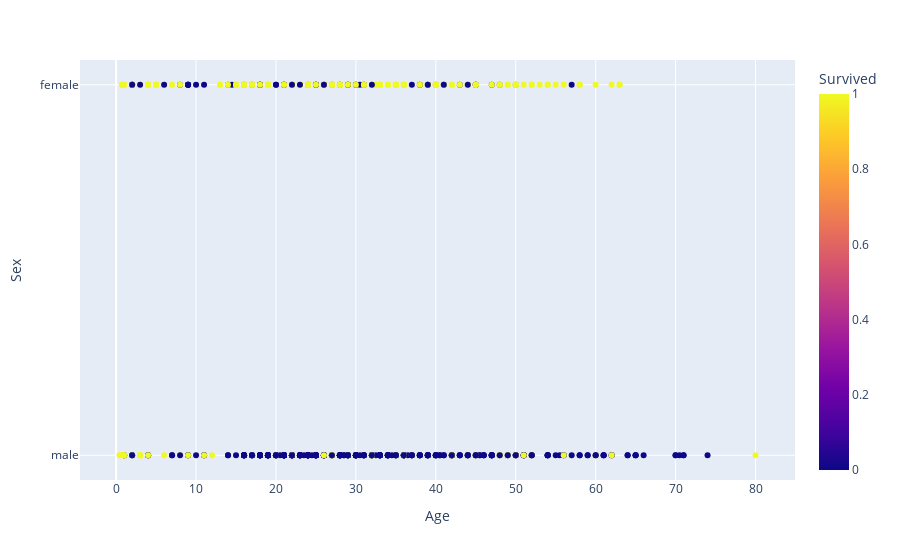

Notebook source saved alongside this figure:
### Code cell
import plotly.express as px

fig = px.scatter(df_train, x="Age", y="Sex", color="Survived")
fig.show()

### Figure 1 — Plotly figure (JSON) as saved in the notebook; plotly's stock layout.template omitted (floating-point values rounded to 4 significant figures; data arrays with more than 128 entries replaced by an {"elided": "..."} marker saying what was removed)
{"data": [{"hoverlabel": {"namelength": 0}, "hovertemplate": "Age=%{x}<br>Sex=%{y}<br>Survived=%{marker.color}", "legendgroup": "", "marker": {"color": {"elided": "891 int values"}, "coloraxis": "coloraxis", "symbol": "circle"}, "mode": "markers", "name": "", "showlegend": false, "type": "scatter", "x": {"elided": "891 float values"}, "xaxis": "x", "y": {"elided": "891 str values"}, "yaxis": "y"}], "layout": {"coloraxis": {"colorbar": {"title": {"text": "Survived"}}, "colorscale": [[0, "#0d0887"], [0.1111, "#46039f"], [0.2222, "#7201a8"], [0.3333, "#9c179e"], [0.4444, "#bd3786"], [0.5556, "#d8576b"], [0.6667, "#ed7953"], [0.7778, "#fb9f3a"], [0.8889, "#fdca26"], [1, "#f0f921"]]}, "legend": {"tracegroupgap": 0}, "margin": {"t": 60}, "xaxis": {"anchor": "y", "domain": [0, 1], "title": {"text": "Age"}}, "yaxis": {"anchor": "x", "domain": [0, 1], "title": {"text": "Sex"}}}}
